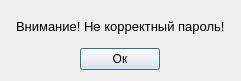
<?xml version="1.0" encoding="UTF-8"?>
<ui version="4.0">
 <class>Dialog_error_pass</class>
 <widget class="QDialog" name="Dialog_error_pass">
  <property name="geometry">
   <rect>
    <x>0</x>
    <y>0</y>
    <width>241</width>
    <height>81</height>
   </rect>
  </property>
  <property name="windowTitle">
   <string>Dialog</string>
  </property>
  <layout class="QVBoxLayout" name="verticalLayout">
   <item alignment="Qt::AlignHCenter">
    <widget class="QLabel" name="label">
     <property name="font">
      <font>
       <pointsize>10</pointsize>
      </font>
     </property>
     <property name="text">
      <string>Внимание! Не корректный пароль!</string>
     </property>
    </widget>
   </item>
   <item alignment="Qt::AlignHCenter">
    <widget class="QPushButton" name="pushButton">
     <property name="text">
      <string>Ок</string>
     </property>
    </widget>
   </item>
  </layout>
 </widget>
 <resources/>
 <connections/>
</ui>
